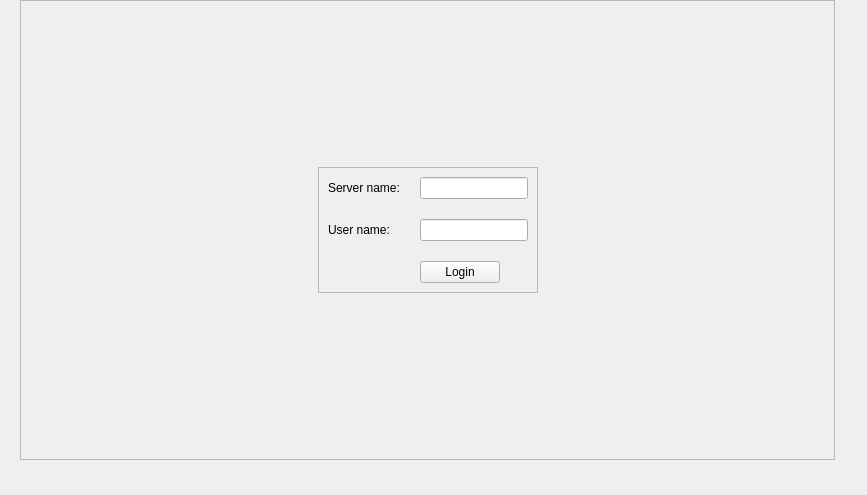
<?xml version="1.0" encoding="UTF-8"?>
<ui version="4.0">
 <class>ChatterboxPage</class>
 <widget class="QWidget" name="ChatterboxPage">
  <property name="geometry">
   <rect>
    <x>0</x>
    <y>0</y>
    <width>867</width>
    <height>495</height>
   </rect>
  </property>
  <property name="font">
   <font>
    <family>Ubuntu</family>
   </font>
  </property>
  <property name="windowTitle">
   <string>Chatter Box</string>
  </property>
  <widget class="QWidget" name="centralwidget">
   <property name="geometry">
    <rect>
     <x>20</x>
     <y>0</y>
     <width>815</width>
     <height>460</height>
    </rect>
   </property>
   <layout class="QVBoxLayout" name="verticalLayout">
    <item>
     <widget class="QFrame" name="mainFrame">
      <property name="frameShape">
       <enum>QFrame::StyledPanel</enum>
      </property>
      <layout class="QVBoxLayout" name="verticalLayout_2">
       <item>
        <widget class="QStackedWidget" name="stackedWidget">
         <property name="currentIndex">
          <number>1</number>
         </property>
         <widget class="QWidget" name="chatPage">
          <layout class="QGridLayout" name="gridLayout">
           <item row="2" column="2">
            <widget class="QPushButton" name="sayButton">
             <property name="text">
              <string>Send</string>
             </property>
            </widget>
           </item>
           <item row="2" column="0" colspan="2">
            <widget class="QLineEdit" name="sayLineEdit"/>
           </item>
           <item row="1" column="1" colspan="2">
            <widget class="QListWidget" name="userListWidget">
             <property name="minimumSize">
              <size>
               <width>150</width>
               <height>0</height>
              </size>
             </property>
             <property name="maximumSize">
              <size>
               <width>150</width>
               <height>16777215</height>
              </size>
             </property>
            </widget>
           </item>
           <item row="0" column="2">
            <widget class="QPushButton" name="logoutButton">
             <property name="text">
              <string>Log OUT</string>
             </property>
            </widget>
           </item>
           <item row="0" column="0" rowspan="2">
            <widget class="QTextEdit" name="roomTextEdit">
             <property name="readOnly">
              <bool>true</bool>
             </property>
            </widget>
           </item>
          </layout>
         </widget>
         <widget class="QWidget" name="loginPage">
          <layout class="QGridLayout" name="gridLayout_3">
           <item row="0" column="1">
            <spacer name="verticalSpacer">
             <property name="orientation">
              <enum>Qt::Vertical</enum>
             </property>
             <property name="sizeHint" stdset="0">
              <size>
               <width>0</width>
               <height>0</height>
              </size>
             </property>
            </spacer>
           </item>
           <item row="1" column="0">
            <spacer name="horizontalSpacer">
             <property name="orientation">
              <enum>Qt::Horizontal</enum>
             </property>
             <property name="sizeHint" stdset="0">
              <size>
               <width>0</width>
               <height>0</height>
              </size>
             </property>
            </spacer>
           </item>
           <item row="1" column="1">
            <widget class="QFrame" name="loginFrame">
             <property name="sizePolicy">
              <sizepolicy hsizetype="Fixed" vsizetype="Fixed">
               <horstretch>0</horstretch>
               <verstretch>0</verstretch>
              </sizepolicy>
             </property>
             <property name="frameShape">
              <enum>QFrame::StyledPanel</enum>
             </property>
             <layout class="QGridLayout" name="gridLayout_2">
              <property name="spacing">
               <number>20</number>
              </property>
              <item row="0" column="0">
               <widget class="QLabel" name="label">
                <property name="text">
                 <string>Server name:</string>
                </property>
               </widget>
              </item>
              <item row="0" column="1">
               <widget class="QLineEdit" name="serverLineEdit"/>
              </item>
              <item row="1" column="0">
               <widget class="QLabel" name="label_2">
                <property name="text">
                 <string>User name:</string>
                </property>
               </widget>
              </item>
              <item row="1" column="1">
               <widget class="QLineEdit" name="userLineEdit"/>
              </item>
              <item row="2" column="1">
               <widget class="QPushButton" name="loginButton">
                <property name="sizePolicy">
                 <sizepolicy hsizetype="Fixed" vsizetype="Fixed">
                  <horstretch>0</horstretch>
                  <verstretch>0</verstretch>
                 </sizepolicy>
                </property>
                <property name="text">
                 <string>Login</string>
                </property>
               </widget>
              </item>
             </layout>
            </widget>
           </item>
           <item row="1" column="2">
            <spacer name="horizontalSpacer_2">
             <property name="orientation">
              <enum>Qt::Horizontal</enum>
             </property>
             <property name="sizeHint" stdset="0">
              <size>
               <width>0</width>
               <height>0</height>
              </size>
             </property>
            </spacer>
           </item>
           <item row="2" column="1">
            <spacer name="verticalSpacer_2">
             <property name="orientation">
              <enum>Qt::Vertical</enum>
             </property>
             <property name="sizeHint" stdset="0">
              <size>
               <width>0</width>
               <height>0</height>
              </size>
             </property>
            </spacer>
           </item>
          </layout>
         </widget>
        </widget>
       </item>
      </layout>
     </widget>
    </item>
   </layout>
  </widget>
 </widget>
 <tabstops>
  <tabstop>serverLineEdit</tabstop>
  <tabstop>userLineEdit</tabstop>
  <tabstop>loginButton</tabstop>
  <tabstop>roomTextEdit</tabstop>
  <tabstop>userListWidget</tabstop>
  <tabstop>sayLineEdit</tabstop>
  <tabstop>sayButton</tabstop>
 </tabstops>
 <resources/>
 <connections>
  <connection>
   <sender>sayLineEdit</sender>
   <signal>returnPressed()</signal>
   <receiver>sayButton</receiver>
   <slot>animateClick()</slot>
   <hints>
    <hint type="sourcelabel">
     <x>0</x>
     <y>0</y>
    </hint>
    <hint type="destinationlabel">
     <x>0</x>
     <y>0</y>
    </hint>
   </hints>
  </connection>
  <connection>
   <sender>serverLineEdit</sender>
   <signal>returnPressed()</signal>
   <receiver>userLineEdit</receiver>
   <slot>setFocus()</slot>
   <hints>
    <hint type="sourcelabel">
     <x>0</x>
     <y>0</y>
    </hint>
    <hint type="destinationlabel">
     <x>0</x>
     <y>0</y>
    </hint>
   </hints>
  </connection>
  <connection>
   <sender>userLineEdit</sender>
   <signal>returnPressed()</signal>
   <receiver>loginButton</receiver>
   <slot>animateClick()</slot>
   <hints>
    <hint type="sourcelabel">
     <x>0</x>
     <y>0</y>
    </hint>
    <hint type="destinationlabel">
     <x>0</x>
     <y>0</y>
    </hint>
   </hints>
  </connection>
 </connections>
</ui>
